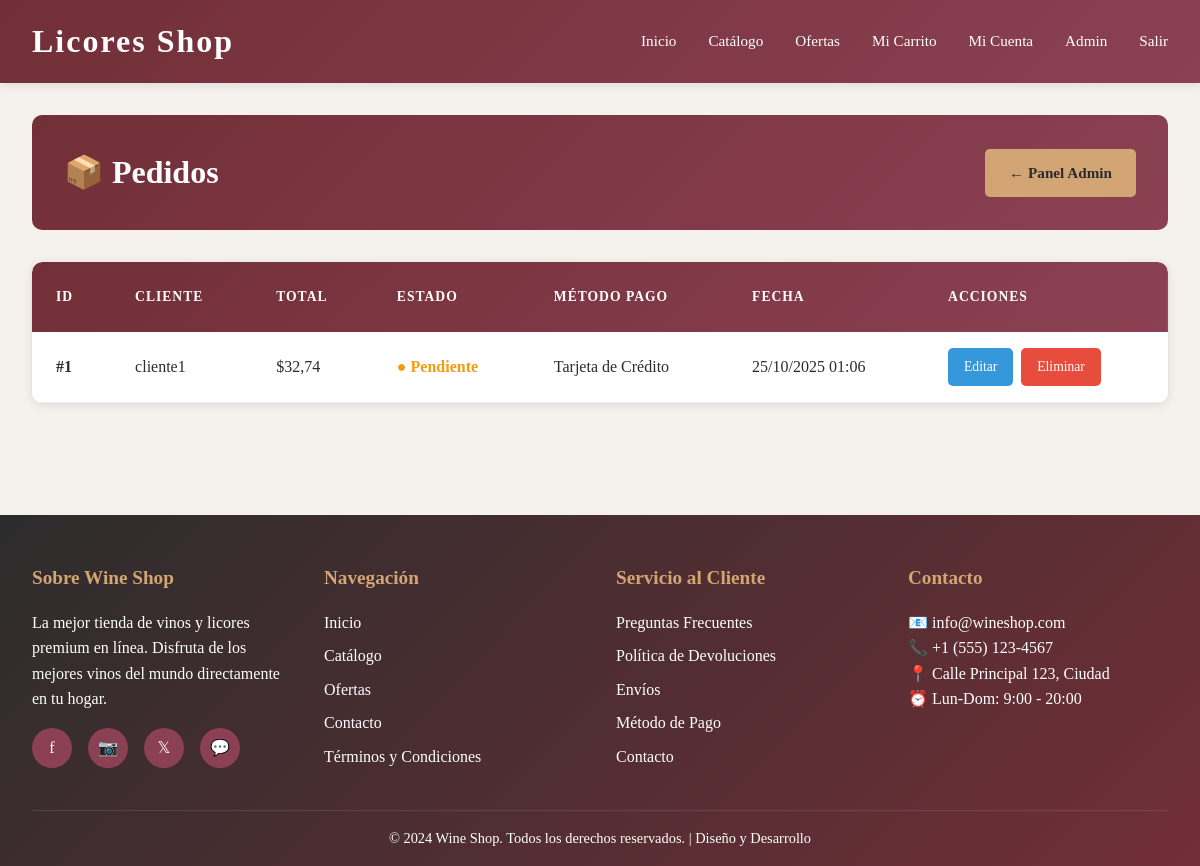
/pedidos/ (signed in), run on the app's committed database.
### shop/models.py (models this page shows, shortened)
class Pedido(models.Model):
    ESTADOS_PEDIDO = [
        ('pendiente', 'Pendiente'),
        ('confirmado', 'Confirmado'),
        ('enviado', 'Enviado'),
        ('entregado', 'Entregado'),
        ('cancelado', 'Cancelado'),
    ]
    METODOS_PAGO = [
        ('tarjeta', 'Tarjeta de Crédito'),
        ('efectivo', 'Efectivo'),
        ('transferencia', 'Transferencia Bancaria'),
    ]
    cliente = models.ForeignKey(User, on_delete=models.CASCADE, related_name='pedidos')
    fecha_pedido = models.DateTimeField(auto_now_add=True)
    total = models.DecimalField(max_digits=10, decimal_places=2)
    estado = models.CharField(max_length=20, choices=ESTADOS_PEDIDO, default='pendiente')
    metodo_pago = models.CharField(max_length=20, choices=METODOS_PAGO)
    direccion_envio = models.TextField()
    ciudad_envio = models.CharField(max_length=100)
    telefono_envio = models.CharField(max_length=20)
    observaciones = models.TextField(blank=True)
    class Meta:
        ordering = ['-fecha_pedido']
        indexes = [
            models.Index(fields=['cliente', 'estado']),
            models.Index(fields=['-fecha_pedido']),
        ]

### shop/views.py (the view)
# urls.py: path('pedidos/', views.pedidos_list, name='pedidos_list'),
@admin_required
def pedidos_list(request):
    pedidos = Pedido.objects.select_related('cliente').order_by('-fecha_pedido')
    context = {'pedidos': pedidos}
    return render(request, 'crud/pedidos_list.html', context)

### shop/views.py (called while the page is built)
def admin_required(view_func):
    @wraps(view_func)
    def wrapper(request, *args, **kwargs):
        if not request.user.is_authenticated:
            return redirect('login')
        if not request.user.is_superuser:
            messages.error(request, 'Acceso denegado. Solo administradores.')
            return redirect('home')
        return view_func(request, *args, **kwargs)
    return wrapper

### templates/crud/pedidos_list.html (shortened to what this page needs)
{% extends "crud/base_crud.html" %}
{% block crud_content %}
<div class="crud-header">
    <h1 class="crud-title">📦 Pedidos</h1>
    <div class="crud-actions">
        <a href="{% url 'admin_panel' %}" class="btn btn-secondary">← Panel Admin</a>
    </div>
</div>
{% if pedidos %}
<div class="table-container">
    <table>
        <thead>
            <tr>
                <th>ID</th>
                <th>Cliente</th>
                <th>Total</th>
                <th>Estado</th>
                <th>Método Pago</th>
                <th>Fecha</th>
                <th>Acciones</th>
            </tr>
        </thead>
        <tbody>
            {% for pedido in pedidos %}
            <tr>
                <td><strong>#{{ pedido.id }}</strong></td>
                <td>{{ pedido.cliente.username }}</td>
                <td>${{ pedido.total }}</td>
                <td>
                    {% if pedido.estado == 'pendiente' %}
                    <span style="color: #f39c12; font-weight: 600;">● {{ pedido.get_estado_display }}</span>
                    {% elif pedido.estado == 'confirmado' %}
                    <span style="color: #3498db; font-weight: 600;">● {{ pedido.get_estado_display }}</span>
                    {% elif pedido.estado == 'enviado' %}
                    <span style="color: #9b59b6; font-weight: 600;">● {{ pedido.get_estado_display }}</span>
                    {% elif pedido.estado == 'entregado' %}
                    <span style="color: #27ae60; font-weight: 600;">● {{ pedido.get_estado_display }}</span>
                    {% else %}
                    <span style="color: #e74c3c; font-weight: 600;">● {{ pedido.get_estado_display }}</span>
                    {% endif %}
                </td>
                <td>{{ pedido.get_metodo_pago_display }}</td>
                <td>{{ pedido.fecha_pedido|date:"d/m/Y H:i" }}</td>
                <td>
                    <div class="action-buttons">
                        <a href="{% url 'pedido_edit' pedido.id %}" class="btn-small btn-edit">Editar</a>
                        <a href="{% url 'pedido_delete' pedido.id %}" class="btn-small btn-delete">Eliminar</a>
                    </div>
                </td>
            </tr>
            {% endfor %}
        </tbody>
    </table>
</div>
{% endif %}
{% endblock %}

### templates/base.html (style rules this page uses)
* { margin: 0; padding: 0; box-sizing: border-box; }
:root { --primary: #722f37; --secondary: #8b4153; --accent: #d4a574; --light: #f5f1ed; --dark: #2c2c2c; --white: #ffffff; --error: #e74c3c; --success: #27ae60; }
body { font-family: 'Playfair Display', 'Georgia', serif; background-color: var(--light); color: var(--dark); line-height: 1.6; }
.btn { padding: 0.75rem 1.5rem; border: none; border-radius: 5px; font-size: 0.95rem; cursor: pointer; transition: all 0.3s ease; text-decoration: none; display: inline-block; font-family: 'Playfair Display', serif; font-weight: 600; }
.btn-secondary { background: var(--accent); color: var(--dark); }
table { width: 100%; border-collapse: collapse; background: var(--white); border-radius: 10px; overflow: hidden; box-shadow: 0 2px 10px rgba(0,0,0,0.1); }
thead { background: linear-gradient(135deg, var(--primary), var(--secondary)); color: var(--white); }
th { padding: 1rem; text-align: left; font-weight: 600; }
td { padding: 1rem; border-bottom: 1px solid #eee; }

### templates/crud/base_crud.html (style rules this page uses)
.crud-header { background: linear-gradient(135deg, #722f37 0%, #8b4153 100%); color: white; padding: 2rem; margin-bottom: 2rem; border-radius: 10px; display: flex; justify-content: space-between; align-items: center; flex-wrap: wrap; gap: 1rem; }
.crud-title { font-size: 2rem; margin: 0; display: flex; align-items: center; gap: 1rem; }
.crud-actions { display: flex; gap: 1rem; flex-wrap: wrap; }
.table-container { background: white; border-radius: 10px; overflow: hidden; box-shadow: 0 2px 10px rgba(0,0,0,0.1); margin-bottom: 2rem; }
table { width: 100%; border-collapse: collapse; }
thead { background: linear-gradient(135deg, #722f37 0%, #8b4153 100%); color: white; }
th { padding: 1.5rem; text-align: left; font-weight: 600; text-transform: uppercase; font-size: 0.85rem; letter-spacing: 1px; }
td { padding: 1rem 1.5rem; border-bottom: 1px solid #eee; }
.action-buttons { display: flex; gap: 0.5rem; flex-wrap: wrap; }
.btn-small { padding: 0.5rem 1rem; font-size: 0.85rem; border-radius: 5px; text-decoration: none; border: none; cursor: pointer; transition: all 0.3s ease; }
.btn-edit { background: #3498db; color: white; }
.btn-delete { background: #e74c3c; color: white; }

### data on the page
Pedido: id "1", cliente.username "cliente1", total "32,74", estado "Pendiente", metodo_pago "Tarjeta de Crédito", fecha_pedido "25/10/2025 01:06"
